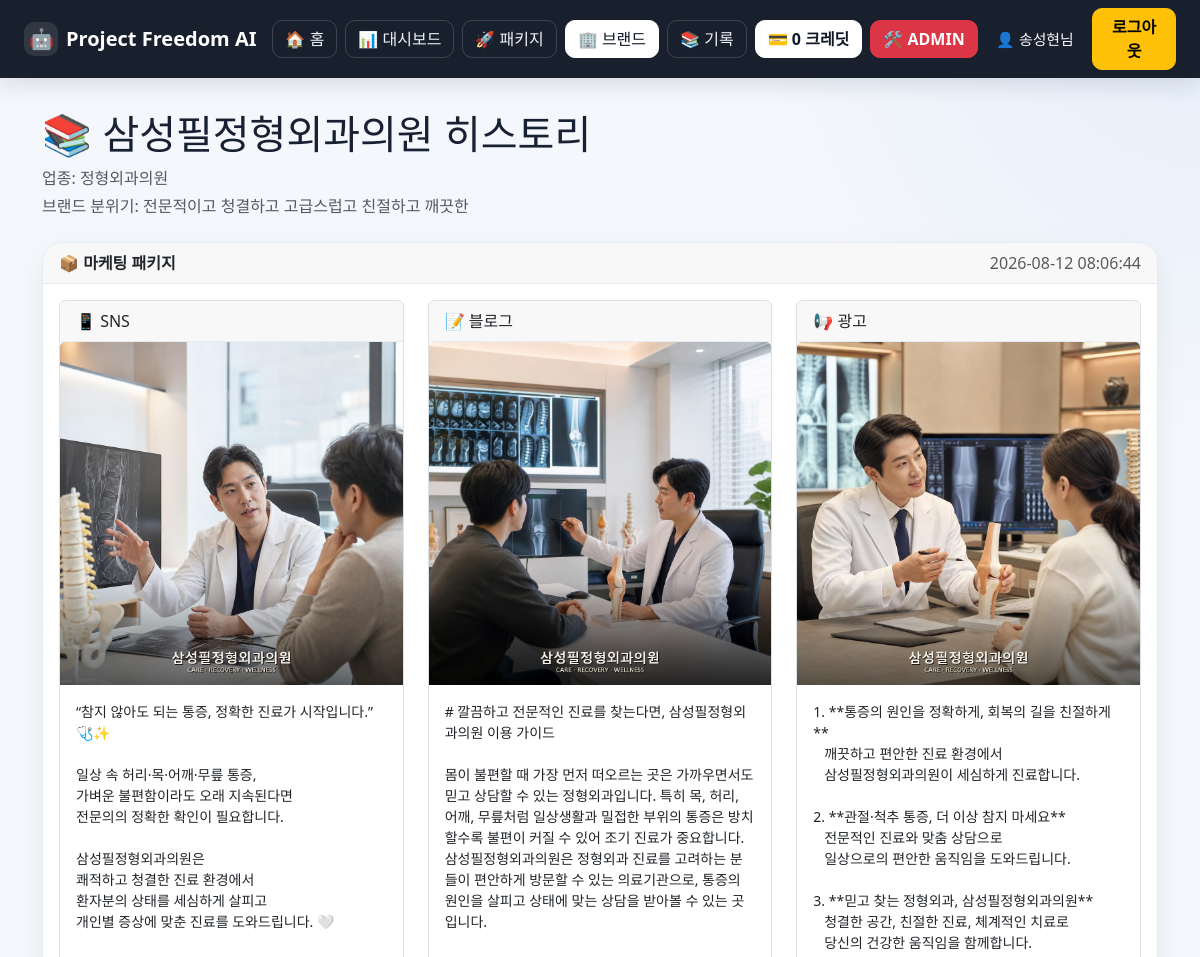
Before: /profiles/2/history (signed in, upper part) with the older database file.
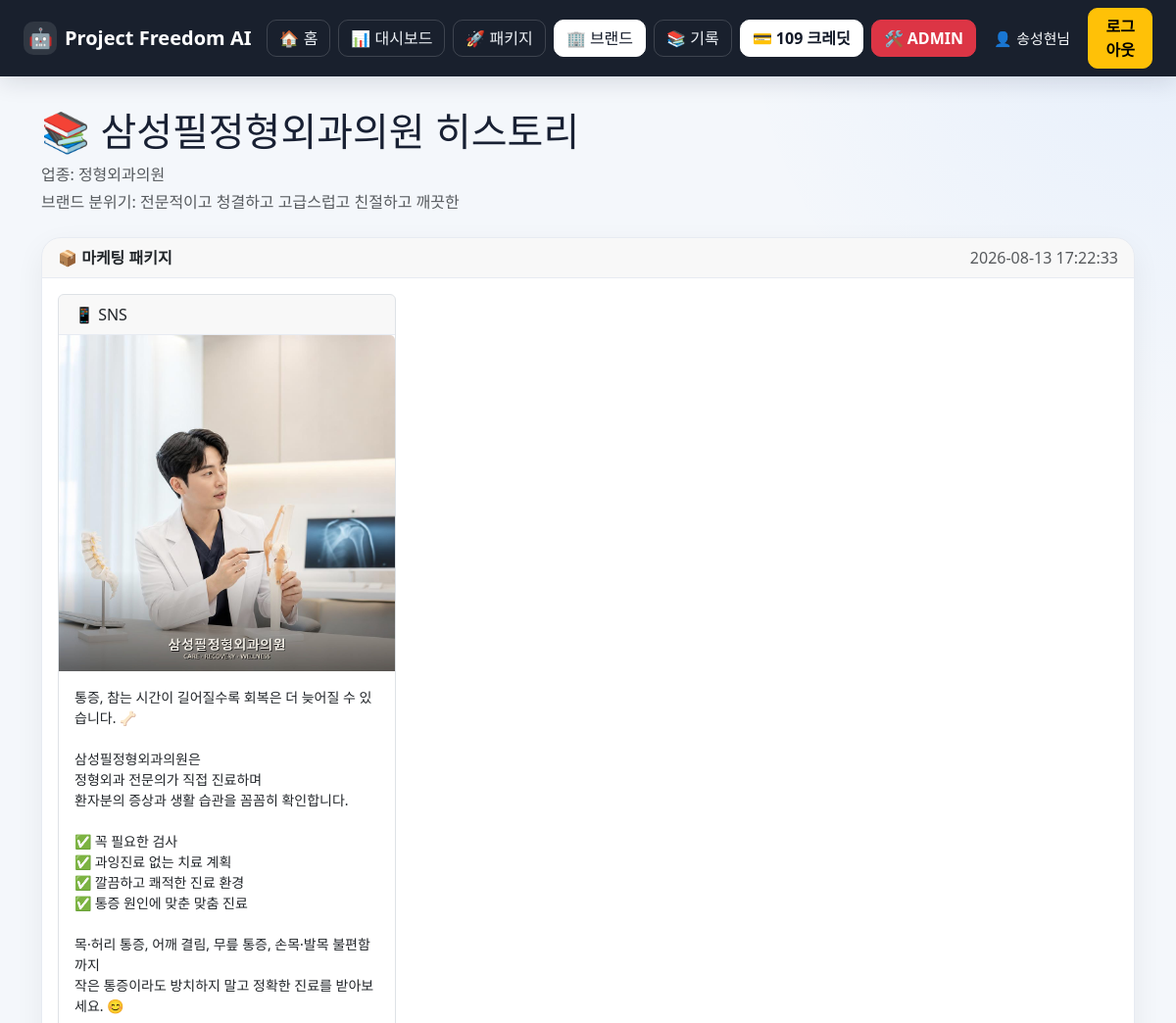
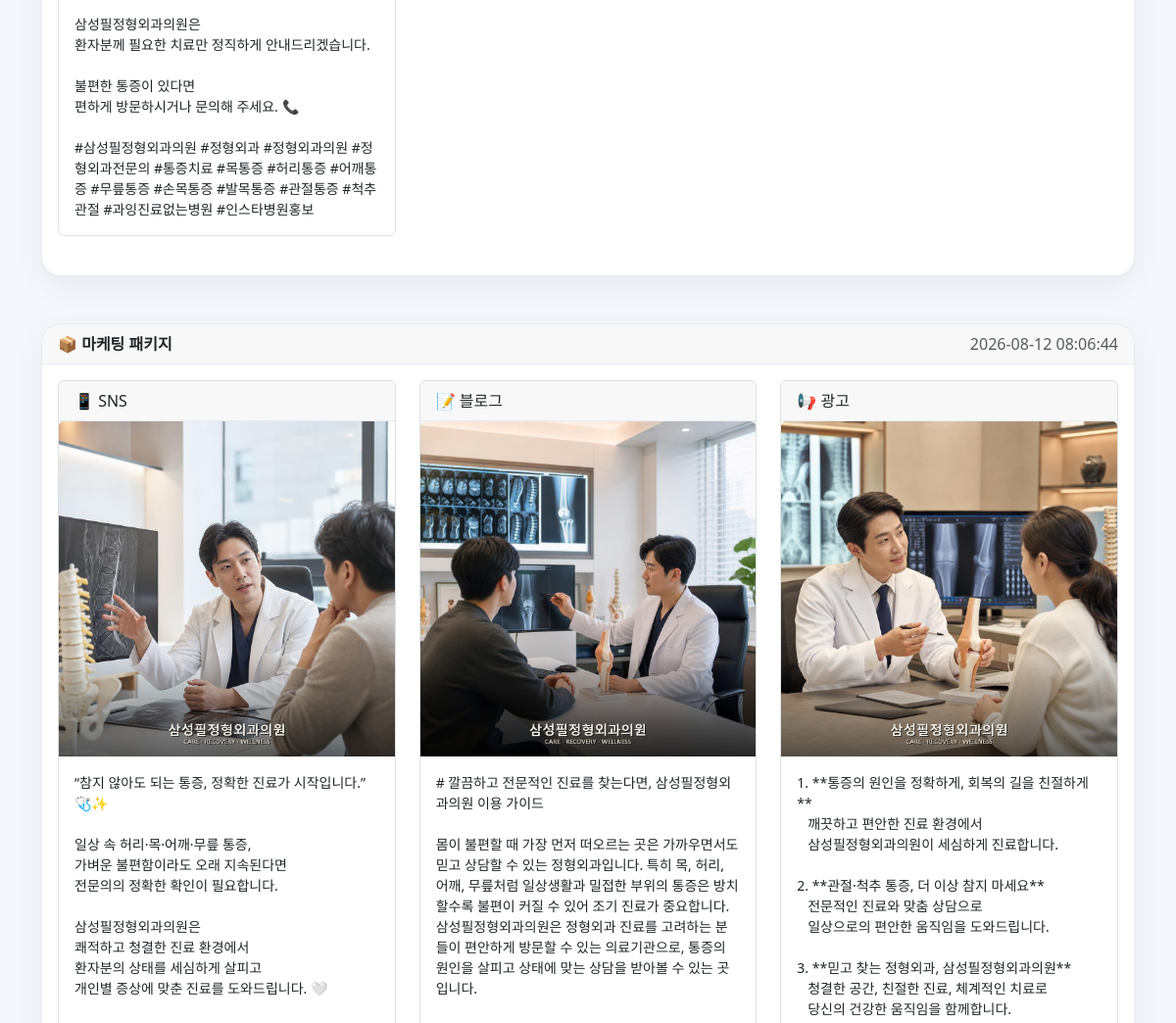
After: the same page with the newer database file (2 pictures, top to bottom).
### tables this page shows
CREATE TABLE brand_profiles (
            id INTEGER PRIMARY KEY AUTOINCREMENT,
            business TEXT NOT NULL,
            company TEXT NOT NULL,
            style TEXT NOT NULL,
            image_style TEXT DEFAULT '고급스러운 실사',
            sns_platform TEXT DEFAULT '인스타그램',
            blog_length TEXT DEFAULT '2000자',
            ads_count INTEGER DEFAULT 5,
            created_at TIMESTAMP DEFAULT CURRENT_TIMESTAMP
        , user_id INTEGER);

CREATE TABLE history (
            id INTEGER PRIMARY KEY AUTOINCREMENT,
            business TEXT,
            company TEXT,
            style TEXT,
            result TEXT
        , image_url TEXT, content_type TEXT DEFAULT 'general', package_id TEXT, brand_profile_id INTEGER, created_at TEXT, version INTEGER DEFAULT 1, is_current INTEGER DEFAULT 1, user_id INTEGER);

### routes/profiles.py (the view)
@profiles_bp.route("/profiles/<int:profile_id>/history")
@login_required
def brand_history(profile_id):
    profile = get_profile(profile_id, session["user_id"])
    if not profile:
        return "브랜드 프로필을 찾을 수 없습니다.", 404
    company = profile[2]
    history_rows = get_brand_history(
        profile_id,
        session["user_id"],
        company=company
    )
    grouped_packages = {}
    for row in history_rows:
        (
            history_id,
            business,
            row_company,
            style,
            result,
            image_url,
            content_type,
            package_id,
            brand_profile_id,
            created_at
        ) = row
        group_key = package_id or f"legacy-{history_id}"
        if group_key not in grouped_packages:
            grouped_packages[group_key] = {
                "package_id": package_id,
                "created_at": created_at,
                "items": []
            }
        grouped_packages[group_key]["items"].append({
            "id": history_id,
            "business": business,
            "company": row_company,
            "style": style,
            "result": result,
            "image_url": image_url,
            "content_type": content_type or "general",
            "created_at": created_at
        })
    packages = list(grouped_packages.values())
    return render_template(
        "brand_history.html",
        profile=profile,
        packages=packages
    )

### database/db.py (called while the page is built)
def _connect():
    return sqlite3.connect(str(DB_PATH))

### database/profiles.py (called while the page is built)
def _connect():
    return sqlite3.connect(str(DB_PATH))

def get_profile(profile_id, user_id):
    init_profiles_table()
    conn = _connect()
    cursor = conn.cursor()
    cursor.execute("""
        SELECT
            id,
            business,
            company,
            style,
            image_style,
            sns_platform,
            blog_length,
            ads_count
        FROM brand_profiles
        WHERE id = ?
          AND user_id = ?
    """, (
        profile_id,
        user_id,
    ))
    row = cursor.fetchone()
    conn.close()
    return row

### routes/auth.py (called while the page is built)
def login_required(view_function):
    @wraps(view_function)
    def wrapped_view(*args, **kwargs):
        if not session.get("user_id"):
            return redirect(
                url_for("auth.login")
            )
        return view_function(
            *args,
            **kwargs
        )
    return wrapped_view

### templates/brand_history.html (shortened to what this page needs)
{% extends "base.html" %}
{% block content %}
<div class="container pb-5">
    <div class="mb-4">
        <h1>
            📚 {{ profile[2] }} 히스토리
        </h1>
        <p class="text-muted mb-1">
            업종: {{ profile[1] }}
        </p>
        <p class="text-muted">
            브랜드 분위기: {{ profile[3] }}
        </p>
    </div>
    {% if packages %}
        {% for package in packages %}
        <div class="card shadow mb-5">
            <div class="card-header d-flex justify-content-between align-items-center">
                <strong>
                    📦 마케팅 패키지
                </strong>
                <span class="text-muted">
                    {{ package['created_at'] }}
                </span>
            </div>
            <div class="card-body">
                <div class="row">
                    {% for item in package['items'] %}
                    <div class="col-lg-4 mb-4">
                        <div class="card h-100 border">
                            <div class="card-header">
                                {% if item['content_type'] == "ads" %}
                                    📢 광고
                                {% elif item['content_type'] == "blog" %}
                                    📝 블로그
                                {% elif item['content_type'] == "sns" %}
                                    📱 SNS
                                {% else %}
                                    📄 생성 기록
                                {% endif %}
                            </div>
                            {% if item['image_url'] %}
                            <img
                                src="{{ item['image_url'] }}"
                                class="card-img-top history-image"
                                alt="생성 이미지">
                            {% endif %}
                            <div class="card-body">
                                <pre class="result-text">{{ item['result'] }}</pre>
                            </div>
                        </div>
                    </div>
                    {% endfor %}
                </div>
            </div>
        </div>
        {% endfor %}
    {% endif %}
</div>
{% endblock %}

### templates/base.html (shortened to what this page needs)
<!DOCTYPE html>
<html lang="ko">
<head>
    <link
        href="https://cdn.jsdelivr.net/npm/bootstrap@5.3.7/dist/css/bootstrap.min.css"
        rel="stylesheet">
</head>
<body {% block body_attrs %}{% endblock %}>
    {% include "_navbar.html" %}
    <main class="pf-page">
        {% block content %}{% endblock %}
    </main>
</body>
</html>

### templates/_navbar.html (shortened to what this page needs)
<nav class="navbar navbar-expand-xl navbar-dark pf-navbar sticky-top">
    <div class="container-fluid px-3 px-lg-4">
        <a class="navbar-brand fw-bold d-flex align-items-center gap-2" href="/">
            <span class="pf-logo">🤖</span>
            <span>Project Freedom AI</span>
        </a>
        <div class="collapse navbar-collapse mt-3 mt-xl-0" id="pfMainNav">
            <div class="navbar-nav ms-auto gap-2 align-items-xl-center">
                <a
                    class="btn pf-nav-btn {% if request.path == '/' or request.path.startswith('/blog') or request.path.startswith('/sns') %}pf-nav-active{% endif %}"
                    href="/">
                    🏠 홈
                </a>
                {% if session.get("user_id") %}
                <a
                    class="btn pf-nav-btn {% if request.path.startswith('/dashboard') %}pf-nav-active{% endif %}"
                    href="/dashboard">
                    📊 대시보드
                </a>
                <a
                    class="btn pf-nav-btn {% if request.path.startswith('/package') %}pf-nav-active{% endif %}"
                    href="/package">
                    🚀 패키지
                </a>
                <a
                    class="btn pf-nav-btn {% if request.path.startswith('/profiles') %}pf-nav-active{% endif %}"
                    href="/profiles">
                    🏢 브랜드
                </a>
                <a
                    class="btn pf-nav-btn {% if request.path.startswith('/history') %}pf-nav-active{% endif %}"
                    href="/history">
                    📚 기록
                </a>
                <a
                    class="btn pf-credit-pill {% if request.path.startswith('/credits') %}pf-credit-active{% endif %}"
                    href="/credits"
                    title="크레딧 충전 및 내역">
                    💳 {{ session.get("plan_remaining", 0) }} 크레딧
                </a>
                {% if session.get("is_admin") %}
                <a
                    class="btn pf-admin-btn {% if request.path.startswith('/admin') %}pf-admin-active{% endif %}"
                    href="/admin">
                    🛠 ADMIN
                </a>
                {% endif %}
                <div class="pf-user-chip">
                    👤 {{ session.get("user_name") }}님
                </div>
                <a class="btn btn-warning fw-semibold" href="/logout">
                    로그아웃
                </a>
                {% endif %}
            </div>
        </div>
    </div>
</nav>

Changed rows visible on the page:
added history: created_at "2026-08-13 17:22:33", content_type "📱 SNS", image_url (picture), result "통증, 참는 시간이 길어질수록 회복은 더 늦어질 수 있습니다. 🦴 삼성필정형외과의원은 정형외과 전문의가 직접 진료하며 환자분의 증상과 생활 습관을 꼼꼼히 확인합니다. ✅ 꼭 필요한 검사 ✅ 과잉진료 없는 치료 계획 ✅ 깔끔하고 쾌적한 진료 환경 ✅ 통증 원인에 맞춘 맞춤 진료 목·허리 통증, 어깨 결림, 무릎 통증, 손목·발목 불편함까지 작은 통증이라도 방치하지 말고 정확한 진료를 받아보세요. 😊 삼성필정형외과의원은 환자분께 필요한 치료만 정직하게 안내드리겠습니다. 불편한 통증이 있다면 편하게 방문하시거나 문의해 주세요. 📞 #삼성필정형외과의원 #정형외과 #정형외과의원 #정형외과전문의 #통증치료 #목통증 #허리통증 #어깨통증 #무릎통증 #손목통증 #발목통증 #관절통증 #척추관절 #과잉진료없는병원 #인스타병원홍보"
Other visible differences:
{{ session.get("plan_remaining", 0) }}: "0" → "109"
